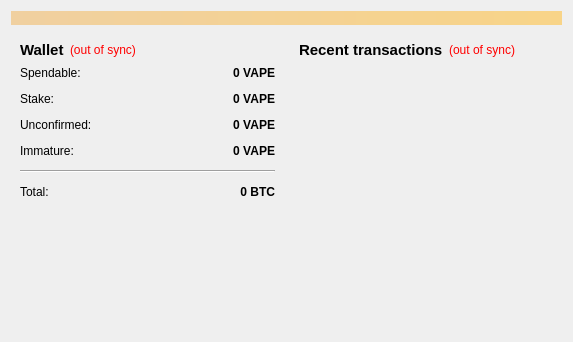
<?xml version="1.0" encoding="UTF-8"?>
<ui version="4.0">
 <class>OverviewPage</class>
 <widget class="QWidget" name="OverviewPage">
  <property name="geometry">
   <rect>
    <x>0</x>
    <y>0</y>
    <width>573</width>
    <height>342</height>
   </rect>
  </property>
  <property name="windowTitle">
   <string>Form</string>
  </property>
  <layout class="QVBoxLayout" name="topLayout">
   <item>
    <widget class="QLabel" name="labelAlerts">
     <property name="visible">
      <bool>false</bool>
     </property>
     <property name="styleSheet">
      <string notr="true">background-color: qlineargradient(x1: 0, y1: 0, x2: 1, y2: 0, stop:0 #F0D0A0, stop:1 #F8D488);  color:#000000
</string>
     </property>
     <property name="wordWrap">
      <bool>true</bool>
     </property>
     <property name="margin">
      <number>3</number>
     </property>
    </widget>
   </item>
   <item>
    <layout class="QHBoxLayout" name="horizontalLayout" stretch="1,1">
     <item>
      <layout class="QVBoxLayout" name="verticalLayout_2">
       <item>
        <widget class="QWidget" name="widget" native="true">
         <layout class="QVBoxLayout" name="verticalLayout_4">
          <item>
           <layout class="QHBoxLayout" name="horizontalLayout_4">
            <item>
             <widget class="QLabel" name="label_5">
              <property name="font">
               <font>
                <pointsize>11</pointsize>
                <weight>75</weight>
                <bold>true</bold>
               </font>
              </property>
              <property name="text">
               <string>Wallet</string>
              </property>
             </widget>
            </item>
            <item>
             <widget class="QLabel" name="labelWalletStatus">
              <property name="toolTip">
               <string>The displayed information may be out of date. Your wallet automatically synchronizes with the VapeCoin network after a connection is established, but this process has not completed yet.</string>
              </property>
              <property name="styleSheet">
               <string notr="true">QLabel { color: red; }</string>
              </property>
              <property name="text">
               <string notr="true">(out of sync)</string>
              </property>
              <property name="alignment">
               <set>Qt::AlignLeading|Qt::AlignLeft|Qt::AlignVCenter</set>
              </property>
             </widget>
            </item>
            <item>
             <spacer name="horizontalSpacer_2">
              <property name="orientation">
               <enum>Qt::Horizontal</enum>
              </property>
              <property name="sizeHint" stdset="0">
               <size>
                <width>40</width>
                <height>20</height>
               </size>
              </property>
             </spacer>
            </item>
           </layout>
          </item>
          <item>
           <layout class="QFormLayout" name="formLayout_2">
            <property name="fieldGrowthPolicy">
             <enum>QFormLayout::AllNonFixedFieldsGrow</enum>
            </property>
            <property name="horizontalSpacing">
             <number>12</number>
            </property>
            <property name="verticalSpacing">
             <number>12</number>
            </property>
            <item row="0" column="0">
             <widget class="QLabel" name="label">
              <property name="text">
               <string>Spendable:</string>
              </property>
             </widget>
            </item>
            <item row="0" column="1">
             <widget class="QLabel" name="labelBalance">
              <property name="font">
               <font>
                <weight>75</weight>
                <bold>true</bold>
               </font>
              </property>
              <property name="cursor">
               <cursorShape>IBeamCursor</cursorShape>
              </property>
              <property name="toolTip">
               <string>Your current spendable balance</string>
              </property>
              <property name="text">
               <string notr="true">0 VAPE</string>
              </property>
              <property name="alignment">
               <set>Qt::AlignRight|Qt::AlignTrailing|Qt::AlignVCenter</set>
              </property>
              <property name="textInteractionFlags">
               <set>Qt::LinksAccessibleByMouse|Qt::TextSelectableByKeyboard|Qt::TextSelectableByMouse</set>
              </property>
             </widget>
            </item>
            <item row="1" column="0">
             <widget class="QLabel" name="label_6">
              <property name="text">
               <string>Stake:</string>
              </property>
             </widget>
            </item>
            <item row="1" column="1">
             <widget class="QLabel" name="labelStake">
              <property name="font">
               <font>
                <weight>75</weight>
                <bold>true</bold>
               </font>
              </property>
              <property name="cursor">
               <cursorShape>IBeamCursor</cursorShape>
              </property>
              <property name="toolTip">
               <string>Total of coins that was staked, and do not yet count toward the current balance</string>
              </property>
              <property name="text">
               <string notr="true">0 VAPE</string>
              </property>
              <property name="alignment">
               <set>Qt::AlignRight|Qt::AlignTrailing|Qt::AlignVCenter</set>
              </property>
              <property name="textInteractionFlags">
               <set>Qt::LinksAccessibleByMouse|Qt::TextSelectableByKeyboard|Qt::TextSelectableByMouse</set>
              </property>
             </widget>
            </item>
            <item row="2" column="0">
             <widget class="QLabel" name="label_3">
              <property name="text">
               <string>Unconfirmed:</string>
              </property>
             </widget>
            </item>
            <item row="2" column="1">
             <widget class="QLabel" name="labelUnconfirmed">
              <property name="font">
               <font>
                <weight>75</weight>
                <bold>true</bold>
               </font>
              </property>
              <property name="cursor">
               <cursorShape>IBeamCursor</cursorShape>
              </property>
              <property name="toolTip">
               <string>Total of transactions that have yet to be confirmed, and do not yet count toward the current balance</string>
              </property>
              <property name="text">
               <string notr="true">0 VAPE</string>
              </property>
              <property name="alignment">
               <set>Qt::AlignRight|Qt::AlignTrailing|Qt::AlignVCenter</set>
              </property>
              <property name="textInteractionFlags">
               <set>Qt::LinksAccessibleByMouse|Qt::TextSelectableByKeyboard|Qt::TextSelectableByMouse</set>
              </property>
             </widget>
            </item>
            <item row="3" column="0">
             <widget class="QLabel" name="labelImmatureText">
              <property name="text">
               <string>Immature:</string>
              </property>
             </widget>
            </item>
            <item row="3" column="1">
             <widget class="QLabel" name="labelImmature">
              <property name="font">
               <font>
                <weight>75</weight>
                <bold>true</bold>
               </font>
              </property>
              <property name="toolTip">
               <string>Mined balance that has not yet matured</string>
              </property>
              <property name="text">
               <string notr="true">0 VAPE</string>
              </property>
              <property name="alignment">
               <set>Qt::AlignRight|Qt::AlignTrailing|Qt::AlignVCenter</set>
              </property>
              <property name="textInteractionFlags">
               <set>Qt::LinksAccessibleByMouse|Qt::TextSelectableByKeyboard|Qt::TextSelectableByMouse</set>
              </property>
             </widget>
            </item>
            <item row="4" column="0" colspan="2">
             <widget class="Line" name="line">
              <property name="orientation">
               <enum>Qt::Horizontal</enum>
              </property>
             </widget>
            </item>
            <item row="5" column="0">
             <widget class="QLabel" name="labelTotalText">
              <property name="text">
               <string>Total:</string>
              </property>
             </widget>
            </item>
            <item row="5" column="1">
             <widget class="QLabel" name="labelTotal">
              <property name="font">
               <font>
                <weight>75</weight>
                <bold>true</bold>
               </font>
              </property>
              <property name="cursor">
               <cursorShape>IBeamCursor</cursorShape>
              </property>
              <property name="toolTip">
               <string>Your current total balance</string>
              </property>
              <property name="text">
               <string notr="true">0 BTC</string>
              </property>
              <property name="alignment">
               <set>Qt::AlignRight|Qt::AlignTrailing|Qt::AlignVCenter</set>
              </property>
              <property name="textInteractionFlags">
               <set>Qt::LinksAccessibleByMouse|Qt::TextSelectableByKeyboard|Qt::TextSelectableByMouse</set>
              </property>
             </widget>
            </item>
           </layout>
          </item>
         </layout>
        </widget>
       </item>
       <item>
        <spacer name="verticalSpacer">
         <property name="orientation">
          <enum>Qt::Vertical</enum>
         </property>
         <property name="sizeHint" stdset="0">
          <size>
           <width>20</width>
           <height>40</height>
          </size>
         </property>
        </spacer>
       </item>
      </layout>
     </item>
     <item>
      <layout class="QVBoxLayout" name="verticalLayout_3">
       <item>
        <widget class="QWidget" name="widget_2" native="true">
         <layout class="QVBoxLayout" name="verticalLayout">
          <item>
           <layout class="QHBoxLayout" name="horizontalLayout_2">
            <item>
             <widget class="QLabel" name="label_4">
              <property name="font">
               <font>
                <pointsize>11</pointsize>
                <weight>75</weight>
                <bold>true</bold>
               </font>
              </property>
              <property name="text">
               <string>&lt;b&gt;Recent transactions&lt;/b&gt;</string>
              </property>
             </widget>
            </item>
            <item>
             <widget class="QLabel" name="labelTransactionsStatus">
              <property name="toolTip">
               <string>The displayed information may be out of date. Your wallet automatically synchronizes with the VapeCoin network after a connection is established, but this process has not completed yet.</string>
              </property>
              <property name="styleSheet">
               <string notr="true">QLabel { color: red; }</string>
              </property>
              <property name="text">
               <string notr="true">(out of sync)</string>
              </property>
              <property name="alignment">
               <set>Qt::AlignRight|Qt::AlignTrailing|Qt::AlignVCenter</set>
              </property>
             </widget>
            </item>
            <item>
             <spacer name="horizontalSpacer">
              <property name="orientation">
               <enum>Qt::Horizontal</enum>
              </property>
              <property name="sizeHint" stdset="0">
               <size>
                <width>40</width>
                <height>20</height>
               </size>
              </property>
             </spacer>
            </item>
           </layout>
          </item>
          <item>
           <widget class="QListView" name="listTransactions">
            <property name="styleSheet">
             <string notr="true">QListView { background: transparent; }</string>
            </property>
            <property name="frameShape">
             <enum>QFrame::NoFrame</enum>
            </property>
            <property name="verticalScrollBarPolicy">
             <enum>Qt::ScrollBarAlwaysOff</enum>
            </property>
            <property name="horizontalScrollBarPolicy">
             <enum>Qt::ScrollBarAlwaysOff</enum>
            </property>
            <property name="selectionMode">
             <enum>QAbstractItemView::NoSelection</enum>
            </property>
           </widget>
          </item>
         </layout>
        </widget>
       </item>
      </layout>
     </item>
    </layout>
   </item>
  </layout>
 </widget>
 <resources/>
 <connections/>
</ui>
